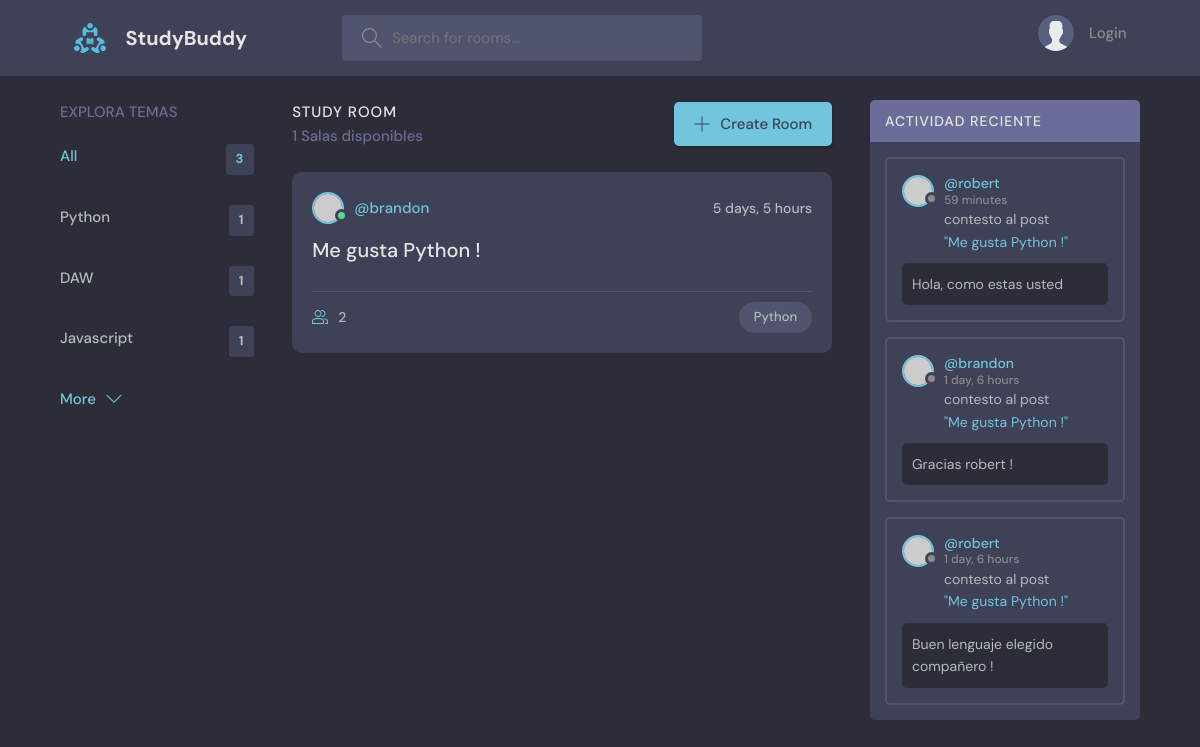
Page /?q=Python on the committed database.
### base/models.py (models this page shows)
class Tema(models.Model):
    nombre = models.CharField(max_length=200)
    def __str__(self):
        return self.nombre

class Habitacion(models.Model):
    host = models.ForeignKey(User, on_delete=models.SET_NULL, null=True)
    tema = models.ForeignKey(Tema, on_delete=models.SET_NULL, null=True)
    nombre = models.CharField(max_length=200)
    descripcion = models.TextField(null=True, blank=True)
    participantes = models.ManyToManyField(User, related_name="participantes", blank=True)
    updated = models.DateTimeField(auto_now=True)
    creado = models.DateTimeField(auto_now_add=True) #Este valor solo cambia cuando se INICIA UNA VEZ
    class Meta:
        ordering = ["-updated", "-creado"]
    def __str__(self):
        return self.nombre

class Mensaje(models.Model):
    usuario = models.ForeignKey(User, on_delete=models.CASCADE)
    habitacion = models.ForeignKey(Habitacion, on_delete=models.CASCADE)
    body = models.TextField()
    updated = models.DateTimeField(auto_now=True)
    created = models.DateTimeField(auto_now_add=True)
    def __str__(self):
        return self.body[0:50]

### base/views.py (the view)
# urls.py: path("", views.home, name="home"),
def home(request):
    if not request.GET.get("q") == None:
        q = request.GET.get("q")
    else:
        q = ""
    temas = Tema.objects.all()
    rooms = Habitacion.objects.filter(Q(tema__nombre__icontains=q) | Q(descripcion__icontains=q) | Q(nombre__icontains=q)) # Q te permite poner varios parametros
    numero_habitaciones = len(rooms)
    mensajes_habitacion = Mensaje.objects.filter(Q(habitacion__nombre__icontains=q)).order_by("-created")
    contexto = {"rooms": rooms, "temas": temas, "numero_habitaciones": numero_habitaciones, "request": request, "mensajes_habitacion": mensajes_habitacion}
    return render(request, "home.html", contexto)

### templates/home.html (shortened to what this page needs)
{% extends "main.html" %}
{% block content %}
    <main class="layout layout--3">
      <div class="container">
        {% include "componente_tema.html" %}
        <div class="roomList">
          <div class="roomList__header">
            <div>
              <h2>Study Room</h2>
              <p>{{rooms.count}} Salas disponibles</p>
            </div>
            <a class="btn btn--main" href="create-room.html">
              <svg version="1.1" xmlns="http://www.w3.org/2000/svg" width="32" height="32" viewBox="0 0 32 32">
                <title>add</title>
                <path
                  d="M16.943 0.943h-1.885v14.115h-14.115v1.885h14.115v14.115h1.885v-14.115h14.115v-1.885h-14.115v-14.115z"
                ></path>
              </svg>
              Create Room
            </a>
          </div>
          {% include "componente_lista_habitaciones.html" %}
        </div>
        {% include "componente_actividad.html" %}
      </div>
    </main>
{% endblock content %}

### templates/componente_tema.html
<div class="topics">
    <div class="topics__header">
      <h2>Explora temas</h2>
    </div>
    <ul class="topics__list">
      <li>
        <a href="{% url 'home' %}" class="active">All <span>{{temas.count}}</span></a>
      </li>
    {% for tema in temas %}
      <li>
        <a href=" ?q={{tema.nombre}}">{{tema}} <span>{{tema.habitacion_set.all.count}}</span></a>
      </li>
    {% endfor %}
    </ul>
    <a class="btn btn--link" href="topics.html">
      More
      <svg version="1.1" xmlns="http://www.w3.org/2000/svg" width="32" height="32" viewBox="0 0 32 32">
        <title>chevron-down</title>
        <path d="M16 21l-13-13h-3l16 16 16-16h-3l-13 13z"></path>
      </svg>
    </a>
  </div>

### templates/componente_lista_habitaciones.html (shortened to what this page needs)
{% for room in rooms %}
<div class="roomListRoom">
    <div class="roomListRoom__header">
      <a href="{% url 'perfil-usuario' room.host.id %}" class="roomListRoom__author">
        <div class="avatar avatar--small active">
          <img src="https://randomuser.me/api/portraits/men/11.jpg" />
        </div>
        <span>@{{room.host.username}}</span>
      </a>
      <div class="roomListRoom__actions">
        <span>{{room.creado|timesince}}</span>
      </div>
    </div>
    <div class="roomListRoom__content">
      <a href="{% url 'room' room.id %}">{{room.nombre}}</a>
    </div>
    <div class="roomListRoom__meta">
      <a href="{% url 'room' room.id %}" class="roomListRoom__joined">
        {{room.participantes.count}}
      </a>
      <p class="roomListRoom__topic">{{room.tema.nombre}}</p>
    </div>
  </div>
{% endfor %}

### templates/componente_actividad.html (shortened to what this page needs)
<div class="activities">
    <div class="activities__header">
      <h2>Actividad Reciente</h2>
    </div>
    {% for mensaje in mensajes_habitacion %}
    <div class="activities__box">
      <div class="activities__boxHeader roomListRoom__header">
        <a href="{% url 'perfil-usuario' mensaje.usuario.id %}" class="roomListRoom__author">
          <div class="avatar avatar--small">
            <img src="https://randomuser.me/api/portraits/women/11.jpg" />
          </div>
          <p>
            @{{mensaje.usuario.username}}
            <span>{{mensaje.created|timesince}}</span>
          </p>
        </a>
      </div>
      <div class="activities__boxContent">
        <p>contesto al post <br>
        <a href="{% url 'room' mensaje.habitacion.id %}">"{{mensaje.habitacion}}"</a></p>
        <div class="activities__boxRoomContent">
          {{mensaje}}
        </div>
      </div>
    </div>
    {% endfor %}
  </div>

### rows in the picture
Tema: nombre "Python", habitacion_set.all.count "1"
Tema: nombre "DAW", habitacion_set.all.count "1"
Tema: nombre "Javascript", habitacion_set.all.count "1"
Habitacion: host.username "brandon", creado "5 days, 5 hours", nombre "Me gusta Python !", participantes.count "2", tema.nombre "Python"
Mensaje: usuario.username "robert", created "59 minutes", habitacion "Me gusta Python !", body "Hola, como estas usted"
Mensaje: usuario.username "brandon", created "1 day, 6 hours", habitacion "Me gusta Python !", body "Gracias robert !"
Mensaje: usuario.username "robert", created "1 day, 6 hours", habitacion "Me gusta Python !", body "Buen lenguaje elegido compañero !"

### other values in the picture
{{ temas.count }} "3"
{{ rooms.count }} "1"
